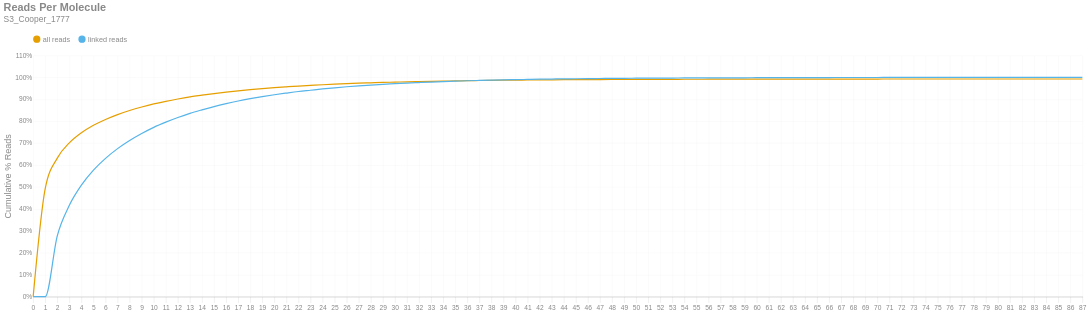

The cell this chart's notebook holds for it:
### Markdown cell above
### Reads per Molecule
This chart shows the cumulative distribution of the number of reads per linked molecule. That is, how many alignments are associated with a unique molecule. This excludes the number of reads associated with invalid or absent linked-read barcodes. The `linked` histogram is the percentages recalculated when disregarding singletons.

### Code cell
if SKIPLR:
    print_html(f"Skipped")
else:
    counts = np.bincount(valids['reads'].cast(pl.Int64).to_numpy())
    weighted = counts * np.arange(len(counts))
    all_perc = weighted / n_reads
    linked_perc = weighted / n_linked_reads
    linked_perc[1] = 0
    binned_df = pl.DataFrame({
        'readsper': list(range(len(counts))),
        'all reads (cumsum)': np.cumsum(all_perc).tolist(),
        'linked reads (cumsum)': np.cumsum(linked_perc).tolist(),
    })

    with SafeRender(binned_df):
        (
            density_plot(binned_df, 'Reads Per Molecule', samplename, 'readspmol')
            .encode(
                x=alt.X('readsper:O', title=None).axis(labelAngle=0).scale(padding=0),
                y=alt.Y('value:Q', title='Cumulative % Reads').axis(format='%').stack(False),
                color=alt.Color("key:N").scale(domain=["all reads", "linked reads"]),
                tooltip=[
                    alt.Tooltip("key:N", title="Data Type"),
                    alt.Tooltip("readsper:O", title="Reads Per Molecule"),
                    alt.Tooltip("value:Q", format=".2%", title="% Reads (Cum.)")
                ]            
            )
        ).display()

### Figure 1 — Vega-Lite specification as saved in the notebook (floating-point values rounded to 4 significant figures)
{"width": "container", "height": 400, "config": {"title": {"anchor": "start", "dy": -15, "fontSize": 18, "color": "#888888", "subtitleColor": "#888888", "subtitleFontSize": 14}, "arc": {"fill": "#0072B2"}, "axis": {"domainColor": "#888888", "domainWidth": 0.5, "gridWidth": 0.2, "grid": false, "titleFontWeight": 400, "titleFontSize": 15, "labelFontSize": 11, "labelColor": "#888888", "tickColor": "#888888", "tickWidth": 0.2, "titleColor": "#888888"}, "axisBand": {"grid": false}, "axisX": {"grid": true, "tickSize": 10, "domainCap": "round"}, "axisY": {"domain": false, "grid": true, "tickSize": 0, "domainCap": "round"}, "background": "transparent", "header": {"labelFontSize": 15, "labelColor": "#888888", "titleFontSize": 15, "titleFontWeight": 600, "titleColor": "#888888"}, "legend": {"labelFont": "sans-serif", "labelFontSize": 12, "labelColor": "#888888", "symbolSize": 100, "symbolType": "circle", "titleFontSize": 12, "titlePadding": 10, "titleColor": "#888888", "title": null, "orient": "top"}, "range": {"category": ["#E69F00", "#56B4E9", "#009E73", "#F0E442", "#0072B2", "#D55E00", "#CC79A7", "#000000"], "diverging": ["#cfe8f3", "#a2d4ec", "#73bfe2", "#46abdb", "#1696d2", "#12719e"]}, "area": {"fill": "#0072B2", "fillOpacity": 0.7, "line": true, "strokeOpacity": 0.7}, "line": {"color": "#0072B2", "stroke": "#0072B2", "strokeWidth": 2}, "trail": {"color": "#0072B2", "stroke": "#0072B2", "strokeWidth": 0, "size": 1}, "point": {"filled": true, "fillOpacity": 1.0, "size": 95}, "text": {"color": "#888888", "fontSize": 11, "align": "right", "fontWeight": 400, "size": 11}, "bar": {"fill": "#0072B2", "stroke": null}, "view": {"stroke": null, "continuousWidth": 660, "continuousHeight": 400}}, "data": {"name": "data-abba8f50f3b8797b692ee01e7e420b40"}, "mark": {"type": "line", "interpolate": "monotone", "point": {"opacity": 0, "size": 275}}, "encoding": {"color": {"field": "key", "scale": {"domain": ["all reads", "linked reads"]}, "type": "nominal"}, "tooltip": [{"field": "key", "title": "Data Type", "type": "nominal"}, {"field": "readsper", "title": "Reads Per Molecule", "type": "ordinal"}, {"field": "value", "format": ".2%", "title": "% Reads (Cum.)", "type": "quantitative"}], "x": {"axis": {"labelAngle": 0}, "field": "readsper", "scale": {"padding": 0}, "title": null, "type": "ordinal"}, "y": {"axis": {"format": "%"}, "field": "value", "stack": false, "title": "Cumulative % Reads", "type": "quantitative"}}, "params": [{"name": "param_c36ac31b6afebe62", "select": {"type": "point", "fields": ["key"]}, "bind": "legend"}], "title": {"text": "Reads Per Molecule", "subtitle": "S3_Cooper_1777"}, "transform": [{"fold": ["all reads (cumsum)", "linked reads (cumsum)"]}, {"calculate": "replace(datum.key, ' (cumsum)', '')", "as": "key"}, {"filter": {"param": "param_c36ac31b6afebe62"}}], "usermeta": {"embedOptions": {"downloadFileName": "S3_Cooper_1777.readspmol"}}, "$schema": "https://vega.github.io/schema/vega-lite/v6.1.0.json", "datasets": {"data-abba8f50f3b8797b692ee01e7e420b40": [{"readsper": 0, "all reads (cumsum)": 0.0, "linked reads (cumsum)": 0.0}, {"readsper": 1, "all reads (cumsum)": 0.4931, "linked reads (cumsum)": 0.0}, {"readsper": 2, "all reads (cumsum)": 0.6319, "linked reads (cumsum)": 0.2777}, {"readsper": 3, "all reads (cumsum)": 0.7012, "linked reads (cumsum)": 0.4165}, {"readsper": 4, "all reads (cumsum)": 0.7472, "linked reads (cumsum)": 0.5085}, {"readsper": 5, "all reads (cumsum)": 0.7815, "linked reads (cumsum)": 0.5771}, {"readsper": 6, "all reads (cumsum)": 0.8083, "linked reads (cumsum)": 0.6307}, {"readsper": 7, "all reads (cumsum)": 0.8305, "linked reads (cumsum)": 0.6752}, {"readsper": 8, "all reads (cumsum)": 0.849, "linked reads (cumsum)": 0.7121}, {"readsper": 9, "all reads (cumsum)": 0.8649, "linked reads (cumsum)": 0.744}, {"readsper": 10, "all reads (cumsum)": 0.879, "linked reads (cumsum)": 0.7723}, {"readsper": 11, "all reads (cumsum)": 0.8909, "linked reads (cumsum)": 0.796}, {"readsper": 12, "all reads (cumsum)": 0.9015, "linked reads (cumsum)": 0.8173}, {"readsper": 13, "all reads (cumsum)": 0.9109, "linked reads (cumsum)": 0.8362}, {"readsper": 14, "all reads (cumsum)": 0.9189, "linked reads (cumsum)": 0.8522}, {"readsper": 15, "all reads (cumsum)": 0.9264, "linked reads (cumsum)": 0.8671}, {"readsper": 16, "all reads (cumsum)": 0.933, "linked reads (cumsum)": 0.8803}, {"readsper": 17, "all reads (cumsum)": 0.939, "linked reads (cumsum)": 0.8923}, {"readsper": 18, "all reads (cumsum)": 0.9442, "linked reads (cumsum)": 0.9028}, {"readsper": 19, "all reads (cumsum)": 0.949, "linked reads (cumsum)": 0.9124}, {"readsper": 20, "all reads (cumsum)": 0.9533, "linked reads (cumsum)": 0.921}, {"readsper": 21, "all reads (cumsum)": 0.9571, "linked reads (cumsum)": 0.9285}, {"readsper": 22, "all reads (cumsum)": 0.9606, "linked reads (cumsum)": 0.9356}, {"readsper": 23, "all reads (cumsum)": 0.9636, "linked reads (cumsum)": 0.9415}, {"readsper": 24, "all reads (cumsum)": 0.9665, "linked reads (cumsum)": 0.9473}, {"readsper": 25, "all reads (cumsum)": 0.9691, "linked reads (cumsum)": 0.9525}, {"readsper": 26, "all reads (cumsum)": 0.9715, "linked reads (cumsum)": 0.9573}, {"readsper": 27, "all reads (cumsum)": 0.9736, "linked reads (cumsum)": 0.9616}, {"readsper": 28, "all reads (cumsum)": 0.9754, "linked reads (cumsum)": 0.9651}, {"readsper": 29, "all reads (cumsum)": 0.9771, "linked reads (cumsum)": 0.9686}, {"readsper": 30, "all reads (cumsum)": 0.9784, "linked reads (cumsum)": 0.9713}, {"readsper": 31, "all reads (cumsum)": 0.9799, "linked reads (cumsum)": 0.9742}, {"readsper": 32, "all reads (cumsum)": 0.9811, "linked reads (cumsum)": 0.9766}, {"readsper": 33, "all reads (cumsum)": 0.9822, "linked reads (cumsum)": 0.9789}, {"readsper": 34, "all reads (cumsum)": 0.9832, "linked reads (cumsum)": 0.9809}, {"readsper": 35, "all reads (cumsum)": 0.9841, "linked reads (cumsum)": 0.9827}, {"readsper": 36, "all reads (cumsum)": 0.9852, "linked reads (cumsum)": 0.9847}, {"readsper": 37, "all reads (cumsum)": 0.9859, "linked reads (cumsum)": 0.9862}, {"readsper": 38, "all reads (cumsum)": 0.9866, "linked reads (cumsum)": 0.9876}, {"readsper": 39, "all reads (cumsum)": 0.9872, "linked reads (cumsum)": 0.9889}, {"readsper": 40, "all reads (cumsum)": 0.9877, "linked reads (cumsum)": 0.9899}, {"readsper": 41, "all reads (cumsum)": 0.9882, "linked reads (cumsum)": 0.9908}, {"readsper": 42, "all reads (cumsum)": 0.9887, "linked reads (cumsum)": 0.9917}, {"readsper": 43, "all reads (cumsum)": 0.9891, "linked reads (cumsum)": 0.9925}, {"readsper": 44, "all reads (cumsum)": 0.9895, "linked reads (cumsum)": 0.9933}, {"readsper": 45, "all reads (cumsum)": 0.9897, "linked reads (cumsum)": 0.9939}, {"readsper": 46, "all reads (cumsum)": 0.99, "linked reads (cumsum)": 0.9945}, {"readsper": 47, "all reads (cumsum)": 0.9903, "linked reads (cumsum)": 0.995}, {"readsper": 48, "all reads (cumsum)": 0.9906, "linked reads (cumsum)": 0.9956}, {"readsper": 49, "all reads (cumsum)": 0.9908, "linked reads (cumsum)": 0.996}, {"readsper": 50, "all reads (cumsum)": 0.991, "linked reads (cumsum)": 0.9963}, {"readsper": 51, "all reads (cumsum)": 0.9911, "linked reads (cumsum)": 0.9967}, {"readsper": 52, "all reads (cumsum)": 0.9912, "linked reads (cumsum)": 0.9969}, {"readsper": 53, "all reads (cumsum)": 0.9914, "linked reads (cumsum)": 0.9971}, {"readsper": 54, "all reads (cumsum)": 0.9915, "linked reads (cumsum)": 0.9974}, {"readsper": 55, "all reads (cumsum)": 0.9916, "linked reads (cumsum)": 0.9977}, {"readsper": 56, "all reads (cumsum)": 0.9917, "linked reads (cumsum)": 0.9978}, {"readsper": 57, "all reads (cumsum)": 0.9918, "linked reads (cumsum)": 0.998}, {"readsper": 58, "all reads (cumsum)": 0.9918, "linked reads (cumsum)": 0.9981}, {"readsper": 59, "all reads (cumsum)": 0.9919, "linked reads (cumsum)": 0.9983}, {"readsper": 60, "all reads (cumsum)": 0.9921, "linked reads (cumsum)": 0.9986}, {"readsper": 61, "all reads (cumsum)": 0.9922, "linked reads (cumsum)": 0.9989}, {"readsper": 62, "all reads (cumsum)": 0.9923, "linked reads (cumsum)": 0.999}, {"readsper": 63, "all reads (cumsum)": 0.9923, "linked reads (cumsum)": 0.9991}, {"readsper": 64, "all reads (cumsum)": 0.9924, "linked reads (cumsum)": 0.9993}, {"readsper": 65, "all reads (cumsum)": 0.9924, "linked reads (cumsum)": 0.9993}, {"readsper": 66, "all reads (cumsum)": 0.9925, "linked reads (cumsum)": 0.9995}, {"readsper": 67, "all reads (cumsum)": 0.9925, "linked reads (cumsum)": 0.9995}, {"readsper": 68, "all reads (cumsum)": 0.9926, "linked reads (cumsum)": 0.9995}, {"readsper": 69, "all reads (cumsum)": 0.9926, "linked reads (cumsum)": 0.9996}, {"readsper": 70, "all reads (cumsum)": 0.9926, "linked reads (cumsum)": 0.9997}, {"readsper": 71, "all reads (cumsum)": 0.9926, "linked reads (cumsum)": 0.9997}, {"readsper": 72, "all reads (cumsum)": 0.9926, "linked reads (cumsum)": 0.9997}, {"readsper": 73, "all reads (cumsum)": 0.9927, "linked reads (cumsum)": 0.9998}, {"readsper": 74, "all reads (cumsum)": 0.9927, "linked reads (cumsum)": 0.9998}, {"readsper": 75, "all reads (cumsum)": 0.9927, "linked reads (cumsum)": 0.9998}, {"readsper": 76, "all reads (cumsum)": 0.9927, "linked reads (cumsum)": 0.9998}, {"readsper": 77, "all reads (cumsum)": 0.9927, "linked reads (cumsum)": 0.9999}, {"readsper": 78, "all reads (cumsum)": 0.9928, "linked reads (cumsum)": 0.9999}, {"readsper": 79, "all reads (cumsum)": 0.9928, "linked reads (cumsum)": 0.9999}, {"readsper": 80, "all reads (cumsum)": 0.9928, "linked reads (cumsum)": 0.9999}, {"readsper": 81, "all reads (cumsum)": 0.9928, "linked reads (cumsum)": 0.9999}, {"readsper": 82, "all reads (cumsum)": 0.9928, "linked reads (cumsum)": 0.9999}, {"readsper": 83, "all reads (cumsum)": 0.9928, "linked reads (cumsum)": 1.0}, {"readsper": 84, "all reads (cumsum)": 0.9928, "linked reads (cumsum)": 1.0}, {"readsper": 85, "all reads (cumsum)": 0.9928, "linked reads (cumsum)": 1.0}, {"readsper": 86, "all reads (cumsum)": 0.9928, "linked reads (cumsum)": 1.0}, {"readsper": 87, "all reads (cumsum)": 0.9928, "linked reads (cumsum)": 1.0}]}}
